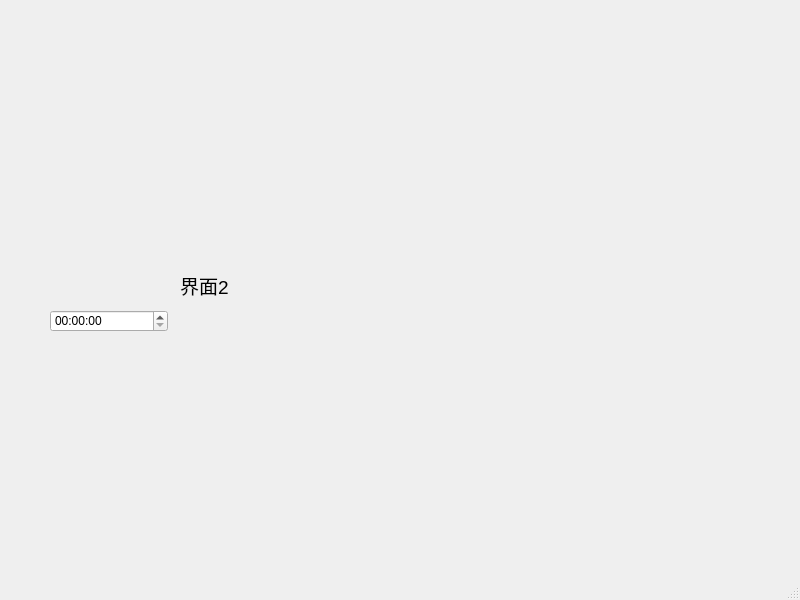
<?xml version="1.0" encoding="UTF-8"?>
<ui version="4.0">
 <class>MainWindow</class>
 <widget class="QMainWindow" name="MainWindow">
  <property name="geometry">
   <rect>
    <x>0</x>
    <y>0</y>
    <width>800</width>
    <height>600</height>
   </rect>
  </property>
  <property name="windowTitle">
   <string>MainWindow</string>
  </property>
  <widget class="QWidget" name="centralwidget">
   <widget class="QLabel" name="label">
    <property name="geometry">
     <rect>
      <x>180</x>
      <y>230</y>
      <width>81</width>
      <height>111</height>
     </rect>
    </property>
    <property name="font">
     <font>
      <family>Arial</family>
      <pointsize>14</pointsize>
     </font>
    </property>
    <property name="text">
     <string>界面2</string>
    </property>
   </widget>
   <widget class="QTimeEdit" name="timeEdit">
    <property name="geometry">
     <rect>
      <x>50</x>
      <y>310</y>
      <width>118</width>
      <height>22</height>
     </rect>
    </property>
   </widget>
  </widget>
  <widget class="QMenuBar" name="menubar">
   <property name="geometry">
    <rect>
     <x>0</x>
     <y>0</y>
     <width>800</width>
     <height>23</height>
    </rect>
   </property>
  </widget>
  <widget class="QStatusBar" name="statusbar"/>
 </widget>
 <resources/>
 <connections/>
</ui>
